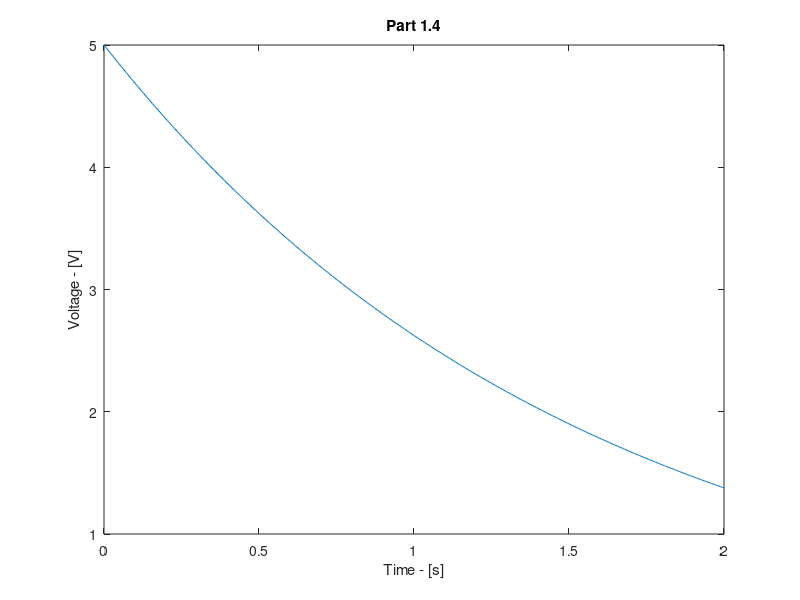
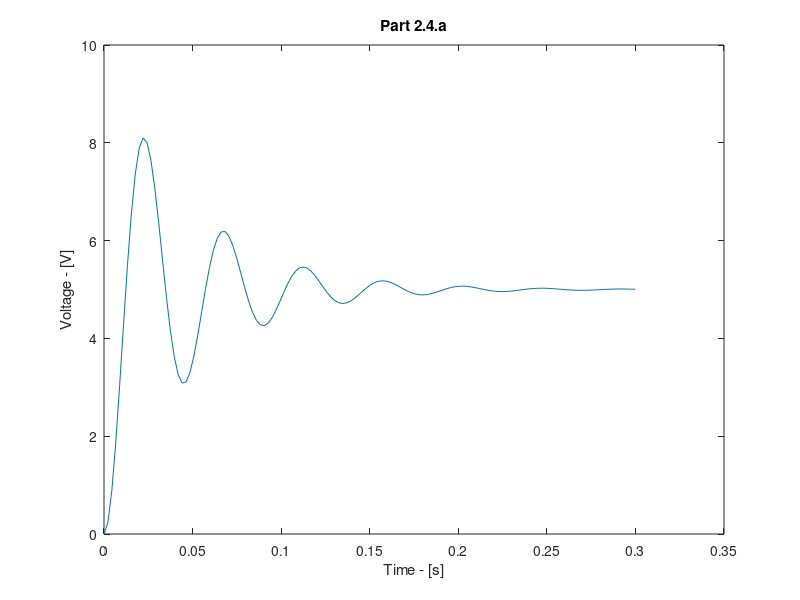
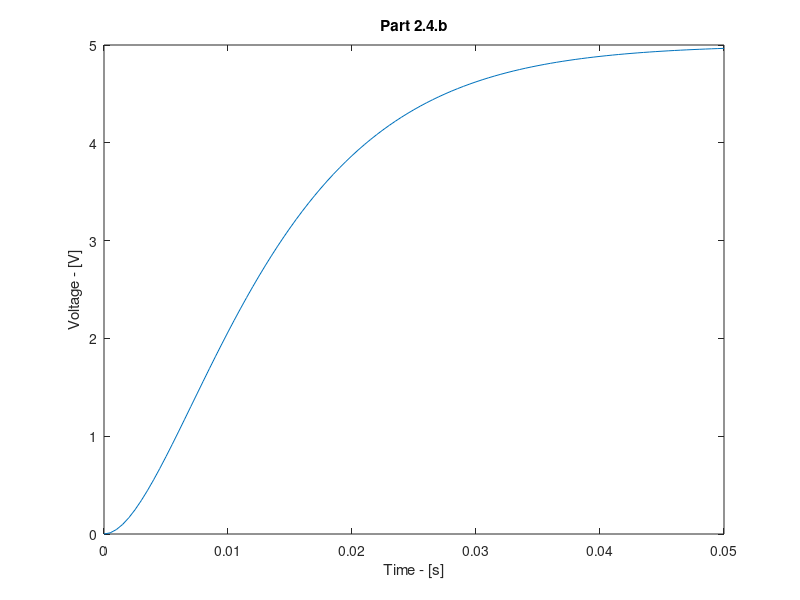

These figures' MATLAB source, in order:
%% Part 1.4

A = 5;
R = 470;
C = 3300e-6;

t = linspace(0,2,500);
v0 = 5.*exp(-t/(R*C));

figure(1)
plot(t,v0)
title('Part 1.4')
xlabel('Time - [s]')
ylabel('Voltage - [V]')

%% Part 2.4.a
A = 5;
Z = 0.15;
Rl = 105;
L = 5; 
C = 10e-6;
R1 = 2*Z*L*sqrt(1/(L*C)) - Rl;
R = R1 + Rl;

num = [1];
den = [L*C, R*C, 1];
T1 = tf(num,den);
[v01, t1] = step(T1);

figure(2)
plot(t1,A*v01)
title('Part 2.4.a')
xlabel('Time - [s]')
ylabel('Voltage - [V]')

%% Part 2.4.b
A = 5;
Z = 1.0;
Rl = 105;
L = 5; 
C = 10e-6;
R1 = 2*Z*L*sqrt(1/(L*C)) - Rl;
R = R1 + Rl;


num = [1];
den = [L*C, R*C, 1];
T2 = tf(num,den);
[v02, t2] = step(T2);

figure(3)
plot(t2,A*v02)
title('Part 2.4.b')
xlabel('Time - [s]')
ylabel('Voltage - [V]')